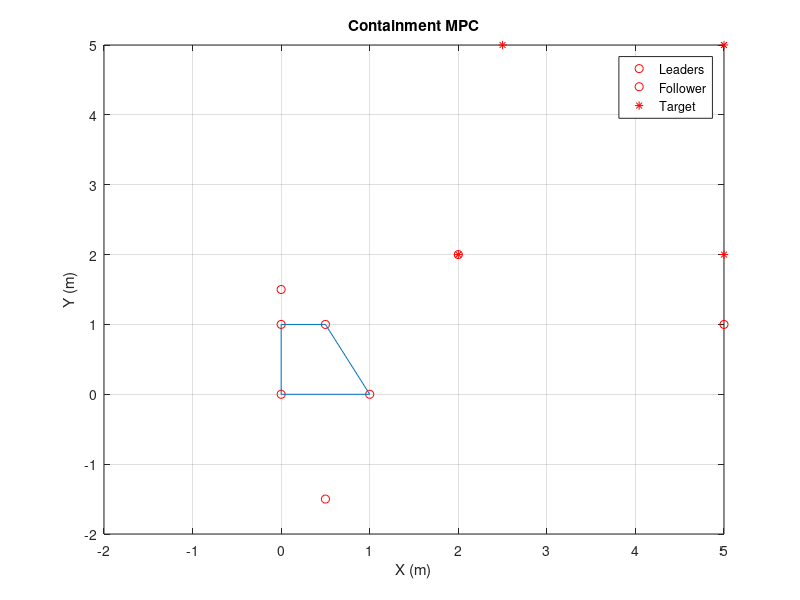

MATLAB code for this plot: (Note: this script raises an error after producing the figure.)

addpath('../utils/')



clear all
clf


global app
MODE_GO_FOLLOW = 1;
MODE_STOP_CONTAINMENT = 2;
MODE_TARGET_SENSING = 3;
%% init
app.agent_num = 8;
app.leader_num = 4;
app.follower_num = app.agent_num - app.leader_num;

app.initial_states = zeros(3, app.agent_num);
app.initial_states(:,1) = [0.0 0.0 0]';
app.initial_states(:,2) = [1.0 0.0 0]';
app.initial_states(:,3) = [0.5 1.0 0]';
app.initial_states(:,4) = [0.0 1.0 0]';
app.initial_states(:,5) = [0.0 1.5 0]';
app.initial_states(:,6) = [0.5 -1.5 0]';
app.initial_states(:,7) = [2 2 0]';
app.initial_states(:,8) = [5 1 0]';

app.states = zeros(2, app.agent_num);
app.states(:,1) = [0.0 0.0]';
app.states(:,2) = [1.0 0.0]';
app.states(:,3) = [0.5 1.0]';
app.states(:,4) = [0.0 1.0]';
app.states(:,5) = [0.0 1.5]';
app.states(:,6) = [0.5 -1.5]';
app.states(:,7) = [2 2]';
app.states(:,8) = [5 1]';

app.states_ref = zeros(3, app.agent_num);
app.states_ref(:,1) = [2.0 2.0 0]';
app.states_ref(:,2) = [5.0 2.0 0]';
app.states_ref(:,3) = [5.0 5.0 0]';
app.states_ref(:,4) = [2.5 5.0 0]';
app.states_ref(:,5) = [0.0 1.5 0]';
app.states_ref(:,6) = [0.5 -1.5 0]';
app.states_ref(:,7) = [2 2 0]';
app.states_ref(:,8) = [5 1 0]';

app.control_input = zeros(2, app.agent_num);

app.dt = 0.05;                   % sampling time (unit: second)

app.MODE = 0;
%% Plotting inintialization
figure(1);
ax = axes;


app.plot_p = cell(1, app.agent_num);
app.plot_t = cell(1, app.leader_num);


for i = 1:app.agent_num
    app.plot_p{i} = plot(ax, app.states(1,i), app.states(2,i), 'ro'); hold on; grid on;
end
for i = 1:app.leader_num
    app.plot_t{i} = plot(ax, app.states_ref(1,i), app.states_ref(2,i), 'r*');
end

p = zeros(app.leader_num, 2);
for j = 1:app.leader_num
    p(j,:) = app.states(:,j);
end
[k, av] = convhull(p);
convex_hull = plot(ax, p(k,1),p(k,2));

xlim([-2.0 5.0]); ylim([-2.0 5.0]);
xlabel('X (m)'); ylabel('Y (m)');
legend([app.plot_p{1}  app.plot_p{4} app.plot_t{1}], {'Leaders', 'Follower', 'Target'});
title('Containment MPC');


%% app.mpc settting
mpc_initialization();
xk = zeros(6,app.agent_num);
uk = zeros(4,app.agent_num);
xHistory = zeros(6,app.agent_num,50);
uHistory = zeros(4,app.agent_num,50);
lastMV = zeros(4,app.agent_num);
for i = 1:app.agent_num
   xk(:,i) = app.mpc.agent(i).data.x0;
   uk(:,i) = app.mpc.agent(i).data.u0;
end
for ct = 1:50
    for i = 1:app.agent_num
        uk(:,i) = mpc_run(i,xk(:,i), lastMV(:,i),[0 0 0 0 0 0]);
        predict(app.mpc.agent(i).data.EKF, uk(:,i), 0.1);
        uHistory(:,i,ct) = uk(:,i);
        lastMV(:,i) = uk(:,i);
        ODEFUN = @(t,xk) FlyingRobotStateFcn(xk,uk);
        [TOUT,YOUT] = ode45(ODEFUN,[0 0.1], xHistory(:,i,ct)');

        xHistory(:,i,ct+1) = YOUT(end,:);     
        
    end
end
%% Simulation
i = 0;
while(1)
    i = i + 1;
    MODE = 0;
    % Check converge
    diff = zeros(2, app.leader_num);
    diff_norm = zeros(1, app.leader_num);
    for j = 1:app.leader_num
        diff(:, j) = app.states(:,j) - app.states_ref(:,j);
        diff_norm(j) = norm(diff(:,j));
    end
    if mean(diff_norm) < 0.05
        break;
    end
    
    % We need to check leader's shape is convex?
    % We need to check if all follower are in convex hull.
    p = zeros(app.leader_num, 2);
    for j = 1:app.leader_num
        p(j,:) = app.states(:,j);
    end
    
    [kk, av] = convhull(p);
    
    k = convhulln(p);
    check = 1;
    for j = 1:app.follower_num
        in = inhull(app.states(:,app.leader_num + j)', p, k);
        if(in == 0)
            fprintf("follower %d is not in convex hull. \n", j);
            check = 0;
        end
    end
    if(in ~= 0)
        fprintf("All followers are in convex hull. \n", j);
    end
    
    
    
    % control
    app.control_input(:,:) = 0;
    if(check == 1)
        MODE = MODE_STOP_CONTAINMENT;
    end
    
    
    
    fprintf("MODE is %d  1 = STOP_CONTAINMENT , 2 = GO_FOLLOW , 3 = TARGET_SENSING \n", MODE);
    
    % MODE 1 : STOP_CONTAINMENT
    if(MODE == MODE_STOP_CONTAINMENT)
        % 
        STOP_CONTAINMENT(1);
    end 
    % MODE 2 : GO_FOLLOW
    if(MODE == MODE_GO_FOLLOW)
        %
        GO_FOLLOW(1);
    end
    % MODE 3 : TARGET_SENSING
    if(MODE == MODE_TARGET_SENSING)
        %
        TARGET_SENSING(1);
    end
    
    
    
    % Check hardware constraint
    for j = 1:app.agent_num
       if(app.control_input(1,j) > 0.15)
           app.control_input(1,j) = 0.15;
       elseif app.control_input(1,j) < -0.15
          app.control_input(1,j) = -0.15; 
       end
       if(app.control_input(2,j) > 0.15)
           app.control_input(2,j) = 0.15;
       elseif app.control_input(2,j) < -0.15
          app.control_input(2,j) = -0.15; 
       end
    end
    
    
    % Update state
    for j = 1:app.agent_num
        app.states(:,j) = update_state(app.states(:,j), app.control_input(:,j), app.dt);
    end
    
    
    
    % Update plot
    for j = 1:app.agent_num
        app.plot_p{j}.XData = app.states(1,j);
        app.plot_p{j}.YData = app.states(2,j);
    end
    % draw convel hull
    convex_hull.XData = p(kk,1); convex_hull.YData = p(kk,2);
    drawnow;
end

function output = update_state(state, ctrl, sampling_time)
output = state + ctrl * sampling_time;
end








function r = dynamics(x, u)
r = zeros(3,1);
r(1) = x(1) + u(1) * cos(x(3)) * 0.1;
r(2) = x(2) + u(1) * sin(x(3)) * 0.1;
r(3) = x(3) + u(2) * 0.1;
end






